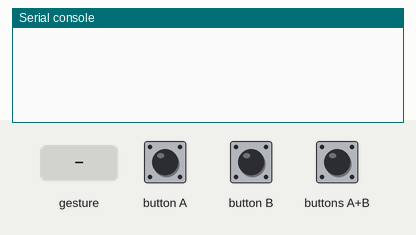
A program run on a simulated BBC micro:bit (MakeCode). On the bench: the last lines printed to the serial console. The test bench sets the inputs (shaded band). No radio messages arrive unless stated (any console line starting 'radio sent:' is added by the test bench); a tilt is held for 1.5 s and a shake lasts 1 s, then the board lies face up again.

Above: at 1.2 s.
1.3 s: button A pressed for 0.15 s
At 2.0 s:
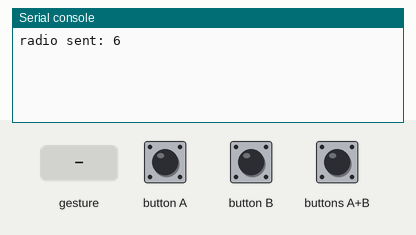
2.9 s: button B pressed for 0.15 s
At 4.2 s:
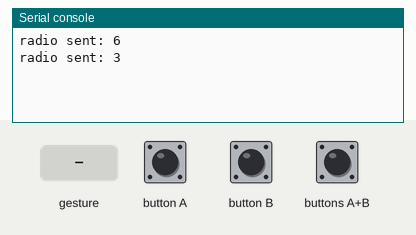
4.5 s: buttons A+B pressed for 0.15 s
At 5.7 s:
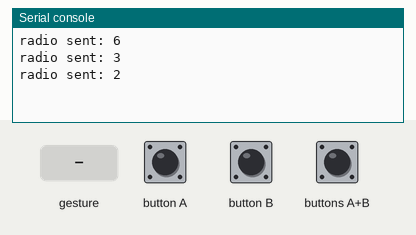
6.1 s: gesture 'tilt left'
At 7.3 s:
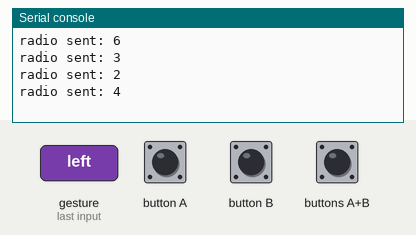
7.6 s: gesture 'tilt right'
At 8.6 s:
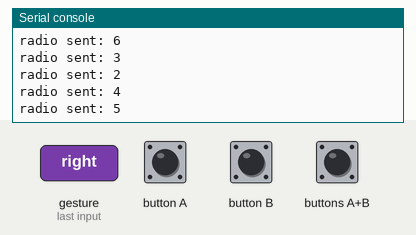
Timing chart, 0 to 10.1 s (numbered marks = the images above; inputs shaded):
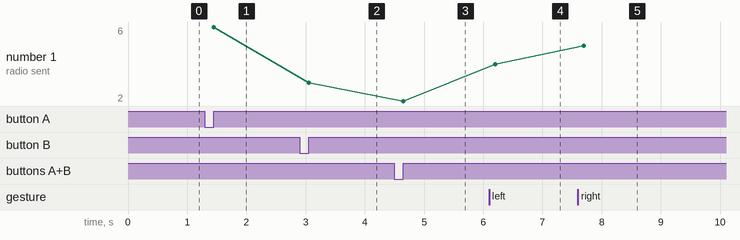

Measured:
- after the input at 1.3 s, the serial console: prints a new line after 0.15 s (image 1)
- after the input at 2.9 s, the serial console: prints a new line after 0.15 s (image 2)
- after the input at 4.5 s, the serial console: prints a new line after 0.15 s (image 3)
- after the input at 6.1 s, the serial console: prints a new line after 0.10 s (image 4)
- after the input at 7.6 s, the serial console: prints a new line after 0.10 s (image 5)
- plotted number 1: 6 → 3 after the input at 2.9 s, 3 → 2 after the input at 4.5 s, 2 → 4 after the input at 6.1 s, 4 → 5 after the input at 7.6 s

The program:

main.ts
```typescript
input.onButtonPressed(Button.A, function () {
    radio.sendNumber(6)
})
input.onGesture(Gesture.TiltLeft, function () {
    radio.sendNumber(4)
})
input.onButtonPressed(Button.AB, function () {
    radio.sendNumber(2)
})
input.onButtonPressed(Button.B, function () {
    radio.sendNumber(3)
})
input.onGesture(Gesture.TiltRight, function () {
    radio.sendNumber(5)
})
radio.setGroup(1)
```

test.ts
```typescript
// aquí va el archivo "tests"; esto no se compilará cuando este paquete se utilice como una extensión.
```
